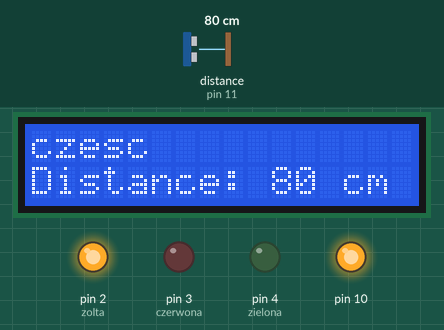
This sketch was run on a simulated Arduino Uno, built with avr-gcc and run on an emulated ATmega328P. On the bench: 16×2 character LCD, output pins drawn as LEDs (lit = HIGH). Wiring (inferred from the names in the program): ultrasonic range finder: trigger pin 12; echo pin 11. The inputs (shaded band) are chosen by the test bench; at power-on: distance to the obstacle (sensor on pin 11) 80 cm. The echo pulse lasts 58.3 µs per cm; pins used as bus, display or sensor lines are not drawn; what the sketch prints to the serial monitor is not drawn.

Above: at 1.2 s.
1.3 s: distance to the obstacle (sensor on pin 11) set to 53 cm
At 2.9 s:
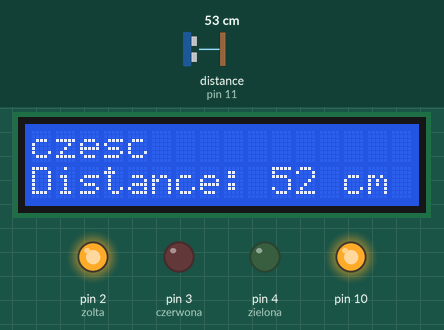
5.4 s: distance to the obstacle (sensor on pin 11) set to 46 cm
At 6.6 s:
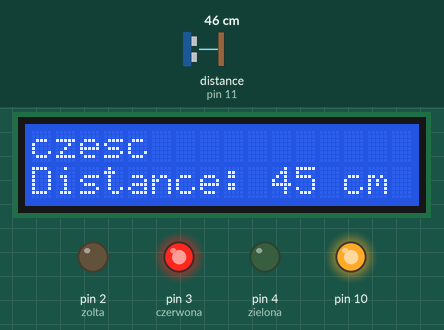
9.5 s: distance to the obstacle (sensor on pin 11) set to 120 cm
At 11.1 s:
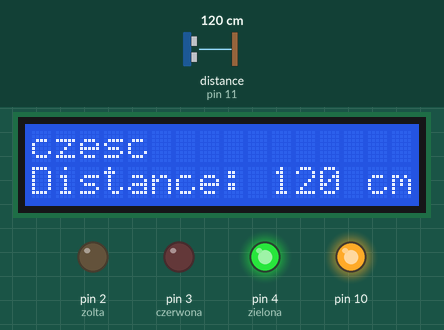
Timing chart, 0 to 12.6 s (numbered marks = the images above; inputs shaded):
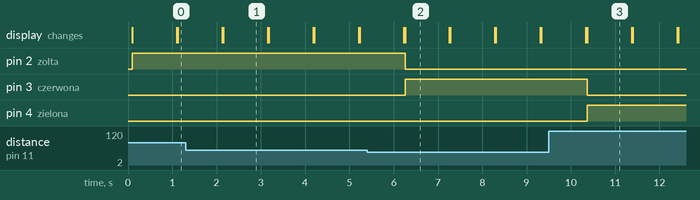

Measured:
- the behaviour switches between 51 and 50 cm on distance to the obstacle (sensor on pin 11) (found by bisection; images 1 and 2)
- after the input at 1.3 s, the display: first differs from a run without the input after 0.85 s (image 1)
- after the input at 5.4 s, pin 2 (zolta): HIGH → LOW after 0.86 s; pin 3 (czerwona): LOW → HIGH after 0.86 s; the display: first differs from a run without the input after 0.86 s (image 2)
- after the input at 9.5 s, pin 3 (czerwona): HIGH → LOW after 0.87 s; pin 4 (zielona): LOW → HIGH after 0.87 s; the display: first differs from a run without the input after 0.87 s (image 3)
- what the display in image 1 shows lasts 1.1 s, from 2.1 s to 3.2 s

The sketch:

Czujnik_odleglosci.ino
```cpp
//podlaczenie LCD GND,VPP, SCL- A5,sda- A4
//czujnik odleglosci vcc-pin 10, trig 12, echo 11

#include <Wire.h>
#include <LiquidCrystal_I2C.h>
#define trigPin 12
#define echoPin 11

#define czerwona 3
#define zielona 4
#define zolta 2

LiquidCrystal_I2C lcd(0x27, 2, 1, 0, 4, 5, 6, 7, 3, POSITIVE);

void setup() {

pinMode(czerwona, OUTPUT);
  pinMode(zielona, OUTPUT);
  pinMode(zolta, OUTPUT);
  digitalWrite(zielona, LOW);

  Serial.begin (9600);
  pinMode(trigPin, OUTPUT);
  pinMode(echoPin, INPUT);
  pinMode(10,OUTPUT);
  digitalWrite(10,HIGH);

  lcd.begin(16,2);
  lcd.backlight();

}
int a=0;
void loop()
{
   lcd.clear();
a=zmierzOdleglosc();
Serial.print(a);
Serial.print("\n");
lcd.setCursor(0,0);
lcd.print("czesc");
lcd.setCursor(0,1);
lcd.print("Distance: ");
lcd.print(a);
lcd.print(" cm");

if (a<100 && a>50){
  digitalWrite(zielona, LOW);
  digitalWrite(czerwona, LOW);
  digitalWrite(zolta, HIGH);
  } ;
  if(a<50){
  digitalWrite(zielona, LOW);
  digitalWrite(czerwona, HIGH);
  digitalWrite(zolta, LOW);
  };
if(a>100) {
  digitalWrite(zielona, HIGH);
  digitalWrite(czerwona, LOW);
  digitalWrite(zolta, LOW);
};

delay(1000);
}


 int zmierzOdleglosc() {
  long czas=0, dystans=0;

  digitalWrite(trigPin, LOW);
  delayMicroseconds(2);
  digitalWrite(trigPin, HIGH);
  delayMicroseconds(10);
  digitalWrite(trigPin, LOW);

  czas = pulseIn(echoPin, HIGH);
  dystans = czas / 58;

  return dystans;
}
```
